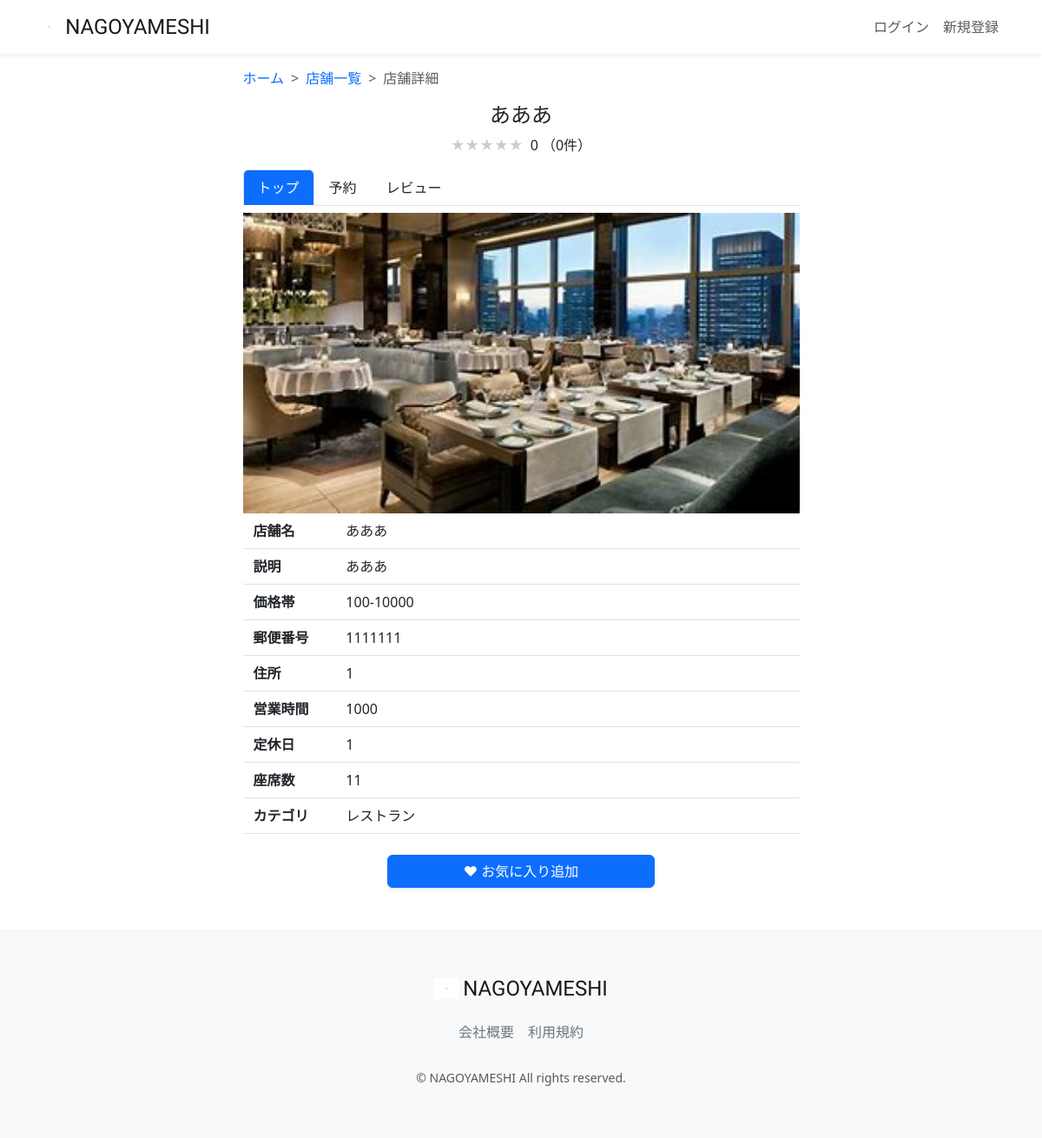
The page /restaurant-detail/1/ on the database its author committed.
### restaurant/models.py (models this page shows, shortened)
class Restaurant(models.Model):
    name = models.CharField(verbose_name='店舗名', max_length=64)
    description = models.CharField(verbose_name='説明', max_length=128)
    price = models.CharField(verbose_name='価格帯', max_length=32)
    zip_code = models.CharField(verbose_name='郵便番号', max_length=32)
    address = models.CharField(verbose_name='住所', max_length=128)
    business_time = models.CharField(verbose_name='営業時間', max_length=64)
    close_day_of_week = models.CharField(verbose_name='定休日', max_length=32)
    seats_number = models.CharField(verbose_name='座席数', max_length=32)
    category = models.ForeignKey(Category, verbose_name='カテゴリー', on_delete=models.PROTECT)
    rate = models.FloatField(verbose_name='レート', default=0.0)
    review_num = models.IntegerField(verbose_name='レビュー数', default=0)
    reservation_num = models.IntegerField(verbose_name='予約数', default=0)
    photo = models.ImageField(verbose_name='写真', blank=True, null=True)
    created_at = models.DateTimeField(verbose_name='作成日時', auto_now_add=True)
    updated_at = models.DateTimeField(verbose_name='更新日時', auto_now=True)
    class Meta:
        verbose_name_plural = 'Restaurant'

class Category(models.Model):
    name = models.CharField(verbose_name='カテゴリー名', max_length=64)
    photo = models.ImageField(verbose_name='写真', blank=True, null=True)
    class Meta:
        verbose_name_plural = 'Category'
    def __str__(self):
        return self.name

### restaurant/views.py (the view, shortened to what this page needs)
# urls.py: path("restaurant-detail/<int:pk>/", views.RestaurantDetailView.as_view(),
class RestaurantDetailView(generic.DetailView):
    template_name = "restaurant/restaurant_detail.html"
    model = models.Restaurant
    def get_context_data(self, **kwargs):
        user = self.request.user
        pk = self.kwargs['pk']
        context = super(RestaurantDetailView, self).get_context_data(**kwargs)
        restaurant = models.Restaurant.objects.filter(id=pk).first()
        is_favorite = False
        if user.is_authenticated:
            is_favorite = models.Favorite.objects.filter(
                user=user
            ).filter(restaurant=models.Restaurant.objects.get(pk=pk)).exists()
        average_rate = models.Review.objects.filter(restaurant=restaurant).aggregate(Avg('rate'))
        average_rate = average_rate['rate__avg'] if average_rate['rate__avg'] is not None else 0
        average_rate = round(average_rate, 2)
        if average_rate % 1 == 0:
            average_rate_star = int(average_rate)
        else:
            average_rate_star = round(average_rate * 2) / 2
        rate_count = models.Review.objects.filter(restaurant=restaurant).count()
        context.update({
            'is_favorite': is_favorite,
            'average_rate': average_rate,
            'average_rate_star': average_rate_star,
            'rate_count': rate_count,
        })
        return context

### restaurant/templates/restaurant/restaurant_detail.html (shortened to what this page needs)
{% extends "layout/base.html" %}
{% load static %}
{% block content %}
<main>
    <div class="container nagoyameshi-container pb-5">
        <div class="row justify-content-center">
            <div class="col-xxl-6 col-xl-7 col-lg-8 col-md-10">
                <nav class="my-3" style="--bs-breadcrumb-divider: '>';" aria-label="breadcrumb">
                    <ol class="breadcrumb mb-0">
                        <li class="breadcrumb-item"><a href="{% url 'top_page' %}">ホーム</a></li>
                        <li class="breadcrumb-item">
                            <a href="{% url 'restaurant_list' %}?keyword=&button_type=keyword">店舗一覧</a>
                        </li>
                        <li class="breadcrumb-item active" aria-current="page">店舗詳細</li>
                    </ol>
                </nav>
                <h1 class="mb-2 text-center">{{ object.name }}</h1>
                <p class="text-center">
                    <span class="star-rating me-1" data-rate="{{ average_rate_star }}"></span>
                    {{ average_rate }} （{{ rate_count }}件）
                </p>
                <ul class="nav nav-tabs mb-2">
                    <li class="nav-item">
                        <a class="nav-link active bg-primary text-white" aria-current="page" href="{% url 'restaurant_detail' object.id %}">
                            トップ
                        </a>
                    </li>
                    <li class="nav-item">
                        <a class="nav-link link-dark"  href="{% url 'reservation_create' object.id %}">予約</a>
                    </li>
                    <li class="nav-item">
                        <a class="nav-link link-dark"  href="#">レビュー</a>
                    </li>
                </ul>
                <div class="mb-2">
                    {% if object.photo %}
                    <img src="{{ object.photo.url }}" class="w-100">
                    {% endif %}
                </div>
                <div class="container">
                    <div class="row pb-2 mb-2 border-bottom">
                        <div class="col-2">
                            <span class="fw-bold">店舗名</span>
                        </div>
                        <div class="col">
                            <span>{{ object.name }}</span>
                        </div>
                    </div>
                    <div class="row pb-2 mb-2 border-bottom">
                        <div class="col-2">
                            <span class="fw-bold">説明</span>
                        </div>
                        <div class="col">
                            <span>{{ object.description }}</span>
                        </div>
                    </div>
                    <div class="row pb-2 mb-2 border-bottom">
                        <div class="col-2">
                            <span class="fw-bold">価格帯</span>
                        </div>
                        <div class="col">
                            <span>{{ object.price }}</span>
                        </div>
                    </div>
                    <div class="row pb-2 mb-2 border-bottom">
                        <div class="col-2">
                            <span class="fw-bold">郵便番号</span>
                        </div>
                        <div class="col">
                            <span>{{ object.zip_code }}</span>
                        </div>
                    </div>
                    <div class="row pb-2 mb-2 border-bottom">
                        <div class="col-2">
                            <span class="fw-bold">住所</span>
                        </div>
                        <div class="col">
                            <span>{{ object.address }}</span>
                        </div>
                    </div>
                    <div class="row pb-2 mb-2 border-bottom">
                        <div class="col-2">
                            <span class="fw-bold">営業時間</span>
                        </div>
                        <div class="col">
                            <span>{{ object.business_time }}</span>
                        </div>
                    </div>
                    <div class="row pb-2 mb-2 border-bottom">
                        <div class="col-2">
                            <span class="fw-bold">定休日</span>
                        </div>
                        <div class="col d-flex">
                            <div>{{ object.close_day_of_week }}</div>
                        </div>
                    </div>
                    <div class="row pb-2 mb-2 border-bottom">
                        <div class="col-2">
                            <span class="fw-bold">座席数</span>
                        </div>
                        <div class="col">
                            <span>{{ object.seats_number }}</span>
                        </div>
                    </div>
                    <div class="row pb-2 mb-4 border-bottom">
                        <div class="col-2">
                            <span class="fw-bold">カテゴリ</span>
                        </div>
                        <div class="col d-flex">
                            <div>{{ object.category }}</div>
                        </div>
                    </div>
                    <form method="POST" enctype="multipart/form-data" class="text-center">
                        {% if is_favorite %}
                        <button type="submit" class="btn btn-outline-primary shadow-sm w-50 remove-favorite-button">
                            ♥ お気に入り解除
                        </button>
                        {% else %}
                        <button type="submit" class="btn btn-primary text-white shadow-sm w-50">
                            ♥ お気に入り追加
                        </button>
                        {% endif %}
                    </form>
                </div>
            </div>
        </div>
    </div>
</main>
{% endblock %}

### static/css/nagoyameshi.css (style rules this page uses)
h1 { font-size: 1.5rem; }
a { text-decoration: none !important; }
.star-rating { position: relative; z-index: 0; display: inline-block; white-space: nowrap; color: #CCCCCC; }
.star-rating:before, .star-rating:after { content: '★★★★★'; }
.star-rating:after { position: absolute; z-index: 1; top: 0; left: 0; overflow: hidden; white-space: nowrap; color: #F29F05; }
.star-rating[data-rate="0"]:after { width: 0%; }

### rows shown on the page
Restaurant: name "あああ", photo (picture), description "あああ", price "100-10000", zip_code "1111111", address "1", business_time "1000", close_day_of_week "1", seats_number "11", category "レストラン"

### other values the page prints
{{ average_rate }} "0"
{{ rate_count }} "0"
